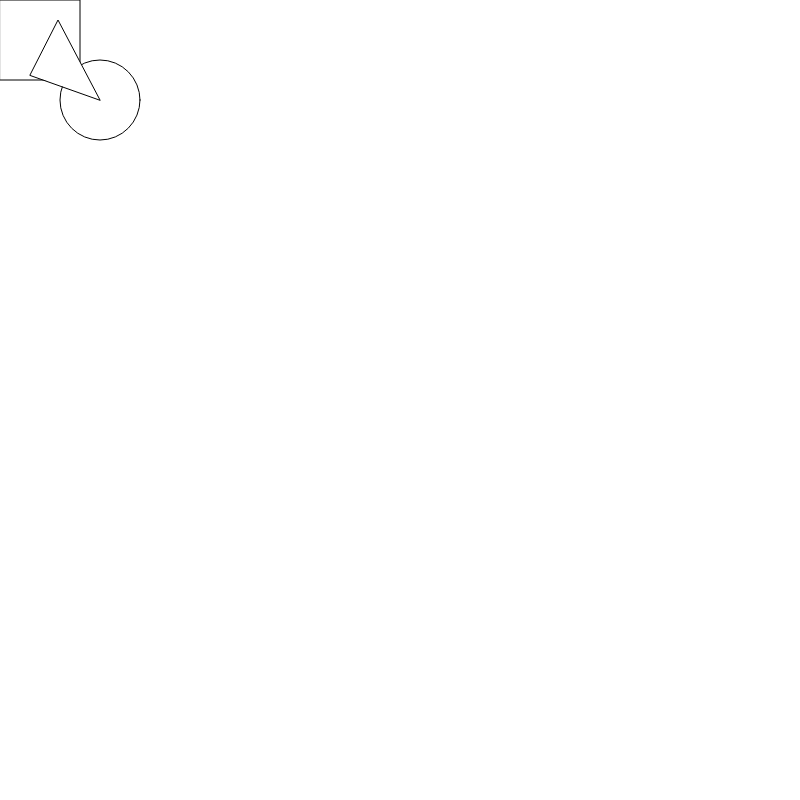
Frame 1 (no input)
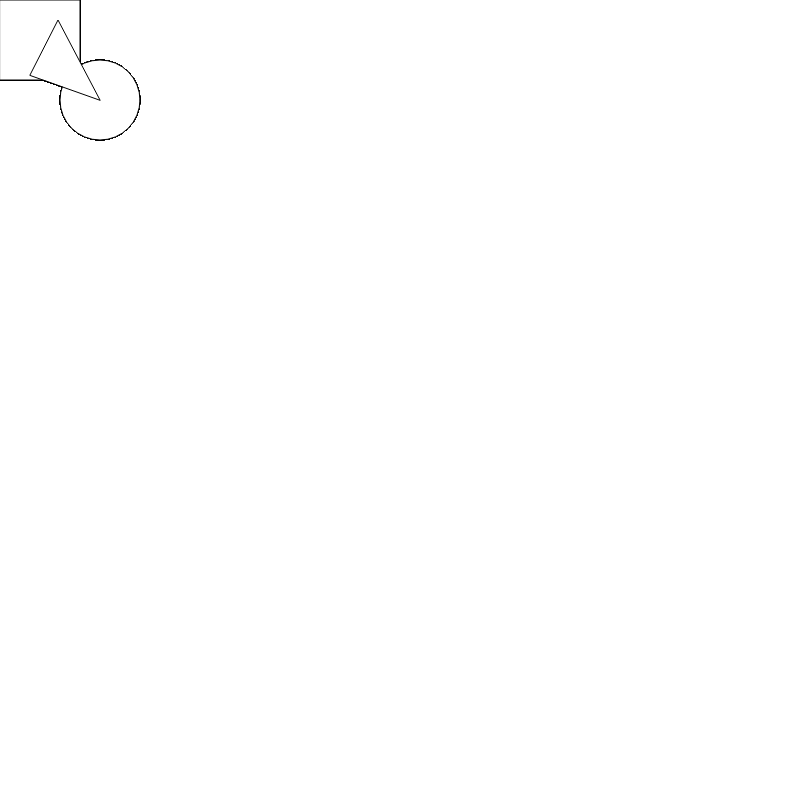
Frame 60 (no input)
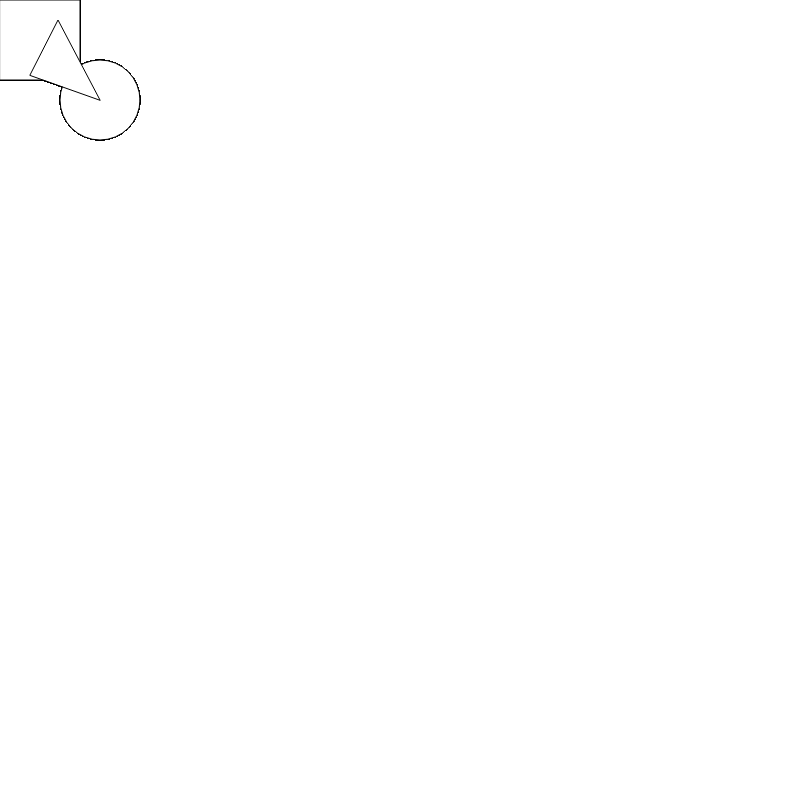
Frame 120 (the mouse pressed at the canvas centre since frame 60)

The p5.js sketch that drew these frames (run headless with seeded random() and noise() and a simulated clock; from frame 60 on, the mouse is pressed at the canvas centre):

// p5.js sketch
// ── sketch.js
function setup() {
	createCanvas(800, 800);
}

function draw() {
  ellipse(100, 100, 80, 80);
	rect(0, 0, 80, 80);
	triangle(30, 75, 58, 20, 100, 100);
}
